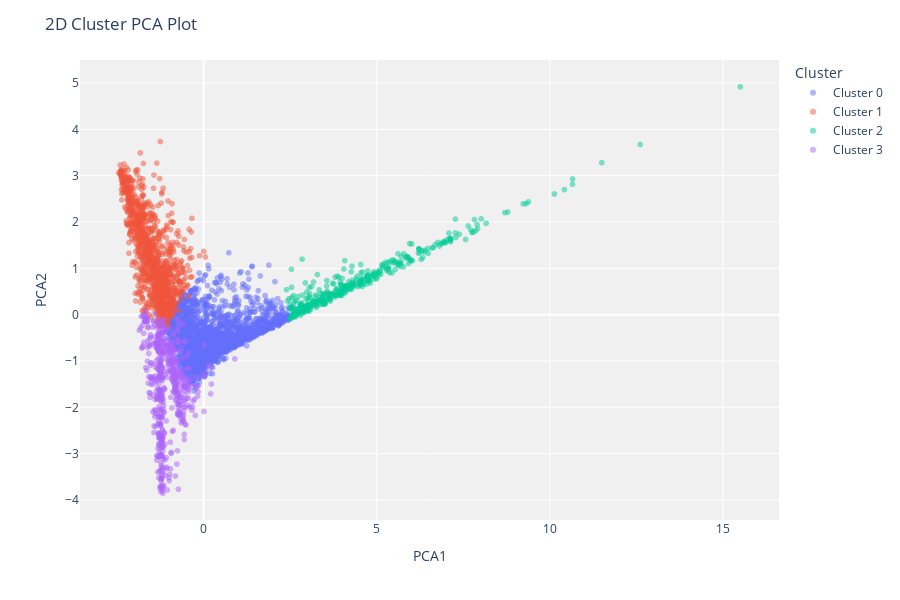

The notebook cell this image was saved under:
### Code cell
plot_model(kmeans)

### Figure 1 — Plotly figure (JSON) as saved in the notebook; plotly's stock layout.template omitted (floating-point values rounded to 4 significant figures; data arrays with more than 128 entries replaced by an {"elided": "..."} marker saying what was removed)
{"data": [{"customdata": {"elided": "1995x1 str values"}, "hovertemplate": "Cluster=Cluster 0<br>PCA1=%{x}<br>PCA2=%{y}<br>Feature=%{customdata[0]}<extra></extra>", "legendgroup": "Cluster 0", "marker": {"color": "#636efa", "opacity": 0.5, "symbol": "circle"}, "mode": "markers", "name": "Cluster 0", "showlegend": true, "textposition": "top center", "type": "scattergl", "x": {"elided": "1995 float values"}, "xaxis": "x", "y": {"elided": "1995 float values"}, "yaxis": "y"}, {"customdata": {"elided": "1145x1 str values"}, "hovertemplate": "Cluster=Cluster 1<br>PCA1=%{x}<br>PCA2=%{y}<br>Feature=%{customdata[0]}<extra></extra>", "legendgroup": "Cluster 1", "marker": {"color": "#EF553B", "opacity": 0.5, "symbol": "circle"}, "mode": "markers", "name": "Cluster 1", "showlegend": true, "textposition": "top center", "type": "scattergl", "x": {"elided": "1145 float values"}, "xaxis": "x", "y": {"elided": "1145 float values"}, "yaxis": "y"}, {"customdata": {"elided": "383x1 str values"}, "hovertemplate": "Cluster=Cluster 2<br>PCA1=%{x}<br>PCA2=%{y}<br>Feature=%{customdata[0]}<extra></extra>", "legendgroup": "Cluster 2", "marker": {"color": "#00cc96", "opacity": 0.5, "symbol": "circle"}, "mode": "markers", "name": "Cluster 2", "showlegend": true, "textposition": "top center", "type": "scattergl", "x": {"elided": "383 float values"}, "xaxis": "x", "y": {"elided": "383 float values"}, "yaxis": "y"}, {"customdata": {"elided": "552x1 str values"}, "hovertemplate": "Cluster=Cluster 3<br>PCA1=%{x}<br>PCA2=%{y}<br>Feature=%{customdata[0]}<extra></extra>", "legendgroup": "Cluster 3", "marker": {"color": "#ab63fa", "opacity": 0.5, "symbol": "circle"}, "mode": "markers", "name": "Cluster 3", "showlegend": true, "textposition": "top center", "type": "scattergl", "x": {"elided": "552 float values"}, "xaxis": "x", "y": {"elided": "552 float values"}, "yaxis": "y"}], "layout": {"height": 600, "legend": {"title": {"text": "Cluster"}, "tracegroupgap": 0}, "margin": {"t": 60}, "plot_bgcolor": "rgb(240,240,240)", "title": {"text": "2D Cluster PCA Plot"}, "xaxis": {"anchor": "y", "domain": [0, 1], "title": {"text": "PCA1"}}, "yaxis": {"anchor": "x", "domain": [0, 1], "title": {"text": "PCA2"}}}}
